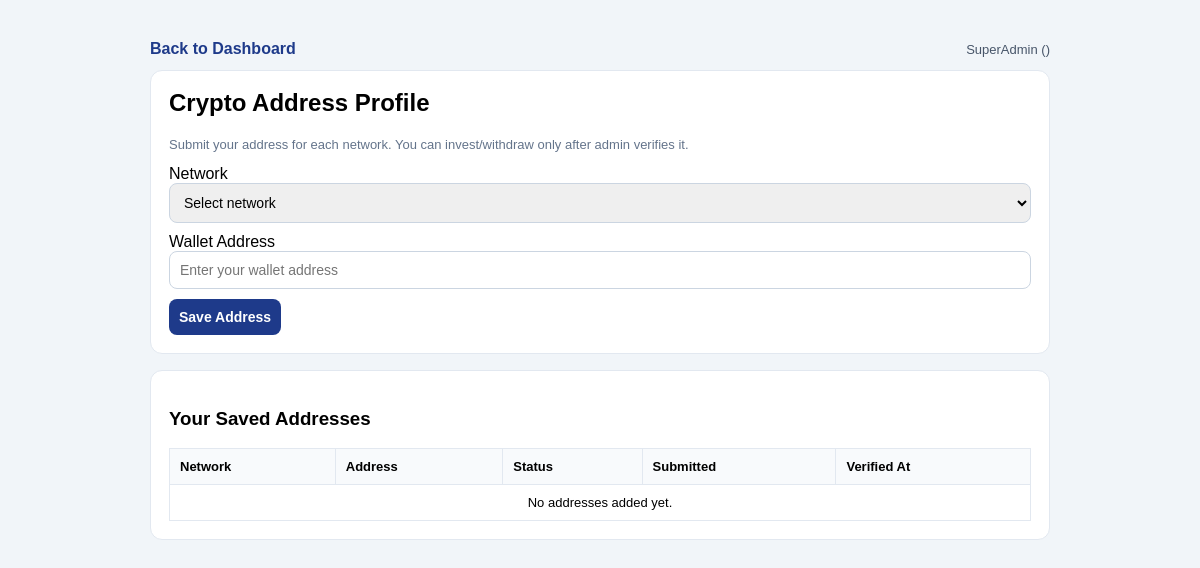
/crypto_profile.php (signed in), run on an earlier commit of the app's database.
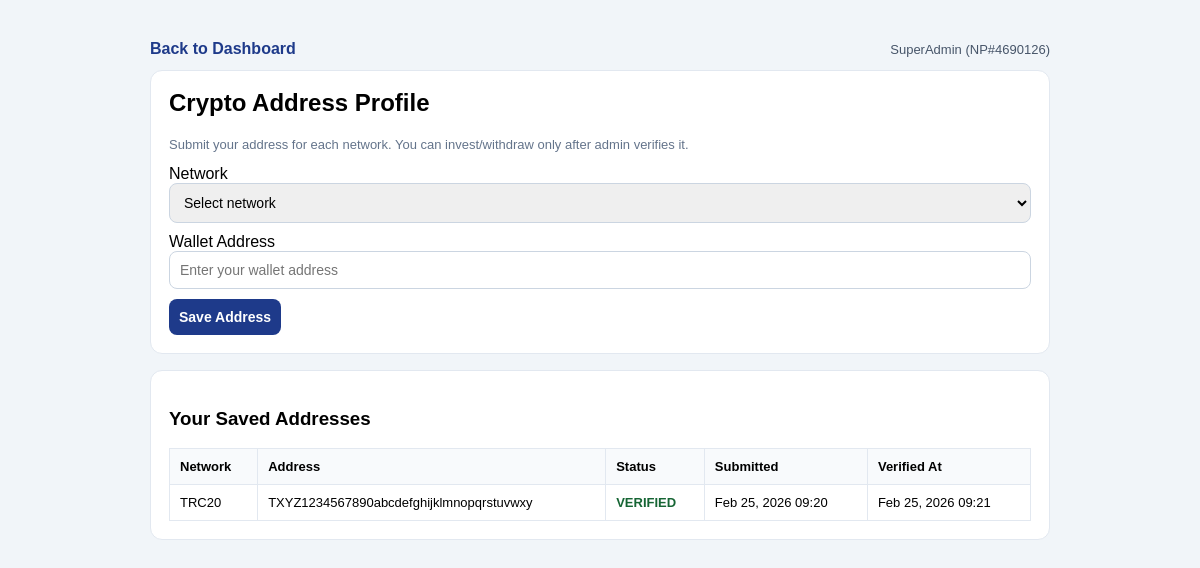
And on a later commit of the database.
### tables this page shows
CREATE TABLE `users` (
  `id` int(11) NOT NULL,
  `username` varchar(50) NOT NULL,
  `password` varchar(255) NOT NULL,
  `email` varchar(100) NOT NULL,
  `referrer_id` int(11) DEFAULT NULL,
  `wallet_balance` decimal(15,2) DEFAULT 0.00,
  `investment_amount` decimal(15,2) DEFAULT 0.00,
  `user_rank` enum('Basic','Silver','Gold','Diamond') DEFAULT 'Basic',
  `created_at` timestamp NOT NULL DEFAULT current_timestamp(),
  `last_withdrawal_date` timestamp NULL DEFAULT NULL,
  `role` varchar(10) DEFAULT 'user',
  `status` enum('active','banned') DEFAULT 'active',
  `user_code` varchar(20) DEFAULT NULL
);

CREATE TABLE `user_crypto_addresses` (
  `id` int(11) NOT NULL,
  `user_id` int(11) NOT NULL,
  `network` enum('TRC20','BEP20','SOLANA') NOT NULL,
  `address` varchar(255) NOT NULL,
  `status` enum('pending','verified','rejected') NOT NULL DEFAULT 'pending',
  `created_at` timestamp NOT NULL DEFAULT current_timestamp(),
  `verified_at` timestamp NULL DEFAULT NULL
);

### crypto_profile.php (the view, shortened to what this page needs)
<?php
include 'db.php';
$user_id = (int)$_SESSION['user_id'];
$stmt = $pdo->prepare("SELECT username, user_code FROM users WHERE id = ?");
$stmt->execute([$user_id]);
$user = $stmt->fetch(PDO::FETCH_ASSOC);
$addr_stmt = $pdo->prepare("SELECT network, address, status, created_at, verified_at FROM user_crypto_addresses WHERE user_id = ? ORDER BY network");
$addr_stmt->execute([$user_id]);
$addresses = $addr_stmt->fetchAll(PDO::FETCH_ASSOC);
?>
<!DOCTYPE html>
<html lang="en">
<head>
</head>
<body>
    <div class="container">
        <div class="top">
            <a href="dashboard.php" class="link">Back to Dashboard</a>
            <div style="color:#475569; font-size:13px;"><?php echo htmlspecialchars($user['username'] ?? 'User'); ?> (<?php echo htmlspecialchars($user['user_code'] ?? ''); ?>)</div>
        </div>
        <div class="card">
            <h2>Crypto Address Profile</h2>
            <p style="color:#64748b; font-size:13px;">Submit your address for each network. You can invest/withdraw only after admin verifies it.</p>
            <form method="POST">
                <label>Network</label>
                <select name="network" required>
                    <option value="">Select network</option>
                </select>
                <label>Wallet Address</label>
                <input type="text" name="address" placeholder="Enter your wallet address" required>
                <button type="submit">Save Address</button>
            </form>
        </div>
        <div class="card">
            <h3>Your Saved Addresses</h3>
            <table>
                <thead>
                    <tr>
                        <th>Network</th>
                        <th>Address</th>
                        <th>Status</th>
                        <th>Submitted</th>
                        <th>Verified At</th>
                    </tr>
                </thead>
                <tbody>
                    <?php if (empty($addresses)): ?>
                        <tr><td colspan="5" style="text-align:center;">No addresses added yet.</td></tr>
                    <?php else: ?>
                        <?php foreach ($addresses as $a): ?>
                            <tr>
                                <td><?php echo htmlspecialchars($a['network']); ?></td>
                                <td><?php echo htmlspecialchars($a['address']); ?></td>
                                <td class="<?php echo htmlspecialchars($a['status']); ?>"><?php echo strtoupper(htmlspecialchars($a['status'])); ?></td>
                                <td><?php echo date('M d, Y H:i', strtotime($a['created_at'])); ?></td>
                                <td><?php echo $a['verified_at'] ? date('M d, Y H:i', strtotime($a['verified_at'])) : '-'; ?></td>
                            </tr>
                        <?php endforeach; ?>
                    <?php endif; ?>
                </tbody>
            </table>
        </div>
    </div>
</body>
</html>

What changed in the data, as far as the page shows it:
changed users "SuperAdmin": user_code (not shown) → "NP#4690126"
added user_crypto_addresses: network "TRC20", address "TXYZ1234567890abcdefghijklmnopqrstuvwxy", status "VERIFIED", created_at "Feb 25, 2026 09:20", verified_at "Feb 25, 2026 09:21"
Also different on the page:
text no longer shown: "No addresses added yet."
